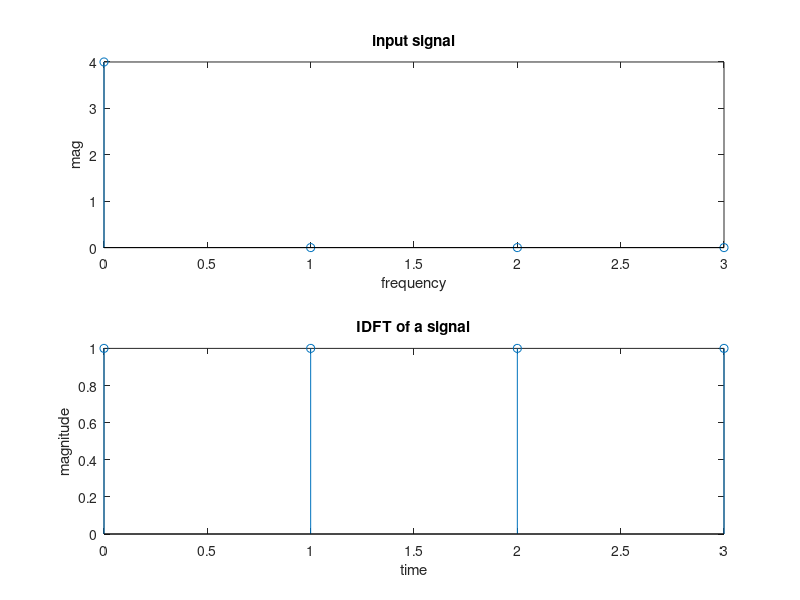

The MATLAB source for this figure:
x = [4 0 0 0]
n = [0 1 2 3]
k = [0 1 2 3]
N = 4
wn = exp((-j*2*pi)/N)
for i=1:length(k)
  for j=1:length(n)
    w(j,i) = wn.^(k(i)*n(j))
  endfor
endfor
y = x*w
z = (1/N)*y
subplot(2,1,1)
stem(n,x)
xlabel("frequency")
ylabel("mag")
title("input signal")
subplot(2,1,2)
stem(n,z)
xlabel("time")
ylabel("magnitude")
title("IDFT of a signal")
